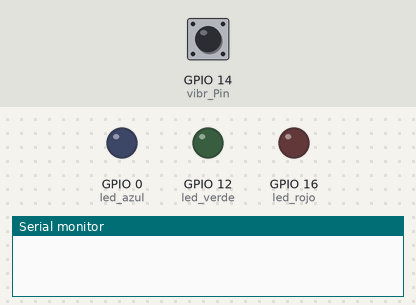
A sketch run on a simulated ESP8266 (NodeMCU). Shown: output pins drawn as LEDs (lit = HIGH), the last lines printed to the serial monitor. The test bench sets the inputs (shaded band); at power-on: GPIO 14 (vibr_Pin) LOW. WiFi joins after 1.5 s; servers stay silent unless stated; the local clock reads 2024-03-15 10:24:30 at power-on unless the sketch sets it; random numbers use the default seed unless the sketch sets one; no MQTT or app messages arrive unless stated.

Above: at 0.0 s.
At 2.7 s:
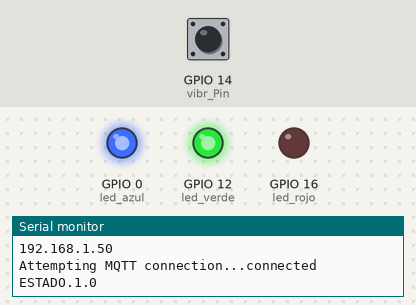
2.8 s: GPIO 14 (vibr_Pin) pulsed HIGH 2 times (0.12 s each, 0.3 s apart)
At 3.8 s:
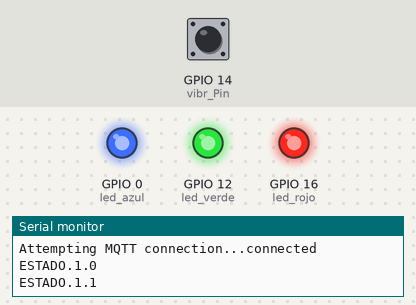
Timing chart, 0 to 6.0 s (numbered marks = the images above; inputs shaded):
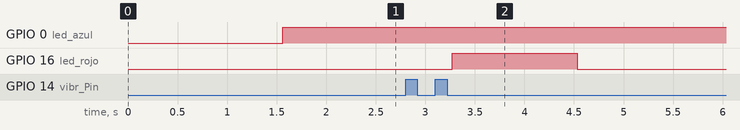

Measured:
- after the input at 2.8 s, GPIO 16 (led_rojo): LOW → HIGH after 0.47 s, → LOW 1.3 s later

The sketch:

SiumESP.ino
```cpp
#include <ESP8266WiFi.h>
#include <PubSubClient.h>
#include <Wire.h>
#include "RTClib.h"

#define DEFAULT_VIBRATION 500

const char* ssid        = "..........";
const char* password    = "..........";
const char* mqtt_server = "xxx-xx-xxx-xxx-xxx.us-east-2.compute.amazonaws.com";

const int led_rojo  = 16; // machinery turn ON/OFF
const int led_azul  =  0; // connect to the broker
const int led_verde = 12; // connect to WIFI
const int vibr_Pin  = 14; // read the vibration

bool flag1              = false;
char *topic             = "/soldexa/prensa/1";
String codigoMaquinaria = "1";
String horaInicio;
String horaFin;
int turno;
int estado;

WiFiClient espClient;
PubSubClient client( espClient );
RTC_DS3231 rtc;

void setup_wifi() {
  delay( 10 );
  // We start by connecting to a WiFi network
  Serial.println();
  Serial.print( "Connecting to " );
  Serial.println( ssid );

  WiFi.begin( ssid, password );

  while ( WiFi.status() != WL_CONNECTED ) {
    delay( 500 );
    Serial.print( "." );
  }
  digitalWrite( led_verde, HIGH );
  Serial.println( "" );
  Serial.println( "WiFi connected" );
  Serial.println( "IP address: " );
  Serial.println( WiFi.localIP() );
}

void reconnect() {
  // Loop until we're reconnected
  digitalWrite( led_azul, LOW );
  while ( !client.connected() ) {
    Serial.print( "Attempting MQTT connection..." );
    // Create a random client ID
    String clientId = "ESP8266Client-";
    clientId += String( random( 0xffff ), HEX );
    // Attempt to connect
    if ( client.connect( clientId.c_str() ) ) {
      Serial.println( "connected" );
      digitalWrite( led_azul,HIGH );
    } else {
      Serial.print( "failed, rc=" );
      Serial.print( client.state() );
      Serial.println( " try again in 0.5 seconds" );
      enviarPaqueteEstado( -1 );
      // Wait 0.5 seconds before retrying
      delay( 500 );
    }
  }
}

int getTurno(int h, int m ){
  //turno 1: 07:15 - 17:00
  //turno 3: 21:15 - 07:00
  if( ( h == 7 && m >= 15 ) ||
      ( h > 7 && h < 17 )  ||
      ( h == 17 && m == 0 ) ) {
    return 1;
  }

  if( ( h == 21 && m>=15 ) ||
      ( h > 21 && h <= 24 ) ||
      ( h >= 0 && h < 7 ) ||
      ( h == 7 && m == 0 ) ) {
    return 3;
  }

  return 2;
}

bool enviarPaqueteCambio( int h, int m ){
  turno = getTurno(h,m);
  String tmp = "CAMBIO." + codigoMaquinaria + "." +
                turno + "." + horaInicio + "." + horaFin;
  char paquete[200];
  tmp.toCharArray( paquete, 200 );
  bool flag = client.publish( topic, paquete );

  if( flag ) {
    Serial.println( paquete );
    return true;
  } else {
    Serial.println( "mensaje no enviado" );
    return false;
  }
}

bool enviarPaqueteEstado( int estado ){
  String tmp = "ESTADO." + codigoMaquinaria + "." + estado;
  char paquete[200];
  tmp.toCharArray( paquete, 200 );
  bool flag = client.publish( topic, paquete );

  if( flag ) {
    Serial.println( paquete );
  }else{
    Serial.println( "mensaje no enviado" );
  }
}

void callback( char* topic, byte* payload, unsigned int length ) {
  Serial.print( "Message arrived [" );
  Serial.print( topic );
  Serial.print( "] " );

  for ( int i = 0; i < length; i ++ ) {
    Serial.print( (char) payload[i] );
  }
  Serial.println();

  if ( (char) payload[0] == '1' ) {
    digitalWrite( BUILTIN_LED, LOW );
  } else {
    digitalWrite( BUILTIN_LED, HIGH );
  }
}

long TP_init(){
  delay( 10 );
  long measurement = pulseIn ( vibr_Pin, HIGH );
  return measurement;
}

void setup() {
  Serial.begin( 115200 );
  pinMode( led_verde, OUTPUT );
  pinMode( led_azul, OUTPUT );
  pinMode( led_rojo, OUTPUT );
  pinMode( vibr_Pin, INPUT );

  setup_wifi();

  client.setServer( mqtt_server, 1883 );
  client.setCallback( callback );
  if ( !rtc.begin() ) {
    Serial.println( "No hay un módulo RTC" );
  }
  // Ponemos en hora, solo la primera vez, luego comentar y volver a cargar.
  // Ponemos en hora con los valores de la fecha y la hora en que el sketch ha sido compilado.
  // rtc.adjust(DateTime(F(__DATE__), F(__TIME__)));
}

void loop() {
  if ( !client.connected() ) {
    reconnect();
  }

  client.loop();
  long val_sensor = TP_init();
  delay(50);

  int estado = val_sensor >= DEFAULT_VIBRATION ? 1 : 0;

  enviarPaqueteEstado( estado );

  if ( estado == 1 && !flag1 ) {
    DateTime now = rtc.now();
    horaInicio = String( now.hour() ) + ":" +
                 String( now.minute() ) + ":" +
                 String( now.second() );
    flag1 = true;
    digitalWrite( led_rojo, HIGH );
  } else if ( estado == 0 && flag1 ) {
    DateTime now = rtc.now();
    int h = now.hour();
    int m = now.minute();
    int s = now.second();
    horaFin = String( h ) + ":" +
              String( m ) + ":" +
              String( s );
    enviarPaqueteCambio( h, m );
    digitalWrite( led_rojo, LOW );
    flag1 = false;
  }
  delay( 200 );
}
```
